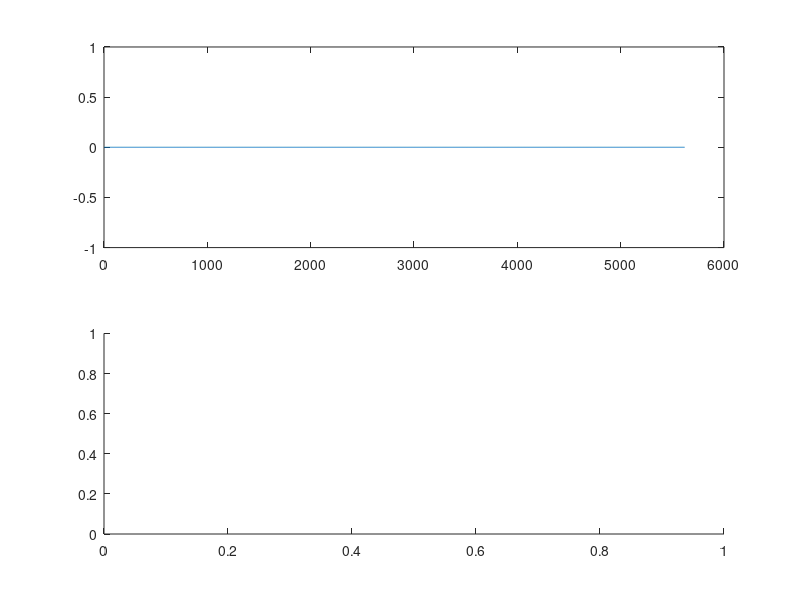

Recreate this plot in MATLAB. (Note: this script raises an error after producing the figure.)
A = importdata('estimates2s.mat');
B = importdata('actualstates2s.mat');

n=1:length(A(2,:))-1;
figure(1)
subplot(2,1,1);
plot(n,A(2,n));
hold on;
subplot(2,1,2);
plot(n,B(5,n));
hold off;

